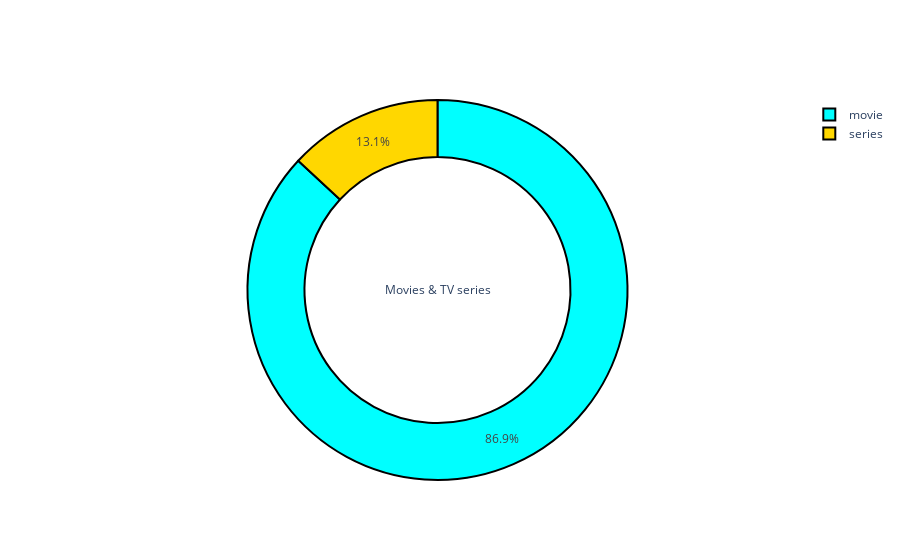

This figure's notebook cell:
### Code cell
'''Customize visualization
Seaborn and matplotlib visualization.'''
import matplotlib.pyplot as plt
import seaborn as sns
sns.set_style("whitegrid")
%matplotlib inline

'''Plotly visualization .'''
import plotly.offline as py
from plotly.offline import iplot, init_notebook_mode
import plotly.graph_objs as go
py.init_notebook_mode(connected = True) 

def pie_plot(cnt_srs, colors, title):
    labels=cnt_srs.index
    values=cnt_srs.values
    trace = go.Pie(labels=labels, 
                   values=values, 
                   title=title, 
                   hoverinfo='percent+value', 
                   textinfo='percent',
                   textposition='inside',
                    hole=0.7,
                   showlegend=True,
                   marker=dict(colors=colors,
                               line=dict(color='#000000',
                                                   width=2),
                              )
                  )
    return trace
py.iplot([pie_plot(df['vtype'].value_counts(), ['cyan', 'gold'], 'Movies & TV series')])

### Figure 1 — Plotly figure (JSON) as saved in the notebook; plotly's stock layout.template omitted (floating-point values rounded to 4 significant figures)
{"data": [{"hole": 0.7, "hoverinfo": "percent+value", "labels": ["movie", "series"], "marker": {"colors": ["cyan", "gold"], "line": {"color": "#000000", "width": 2}}, "showlegend": true, "textinfo": "percent", "textposition": "inside", "title": {"text": "Movies & TV series"}, "type": "pie", "values": [13470, 2030]}], "layout": {}}
